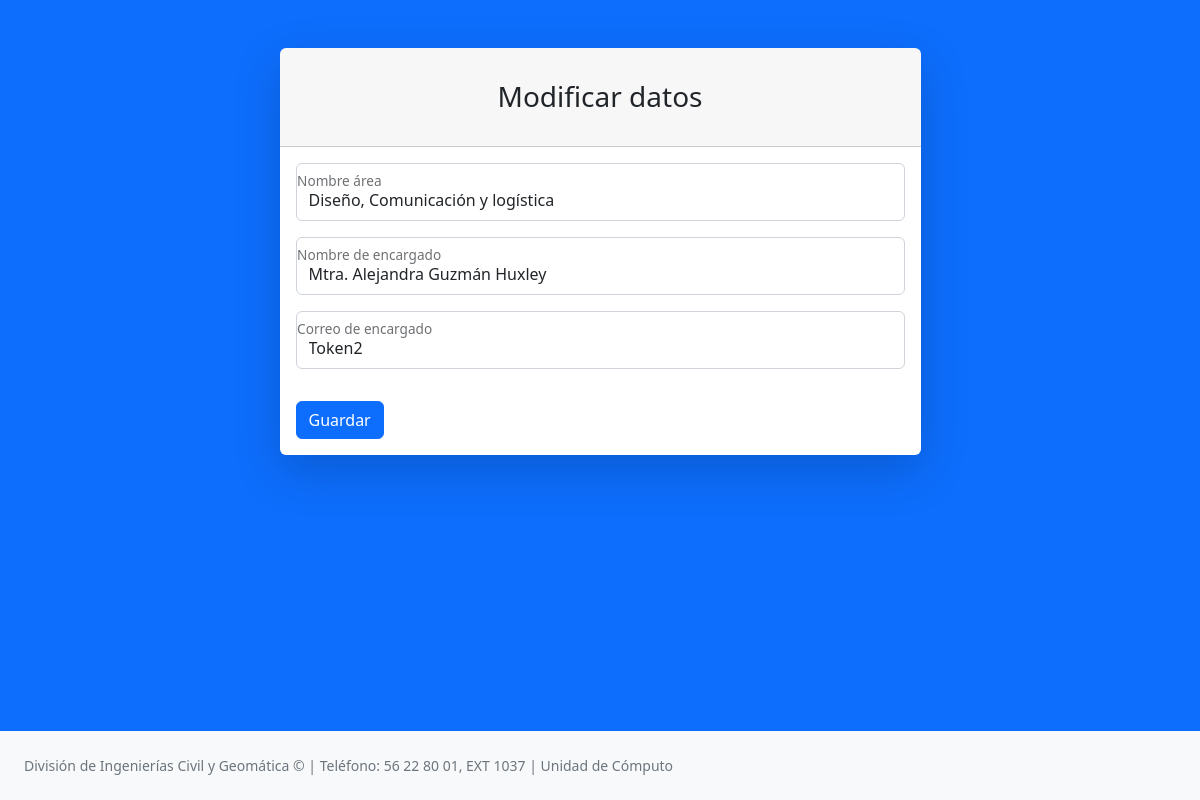
Page /SistemaAsistencias/ModificarArea.php?id=2 on the committed database.
### tables this page shows
CREATE TABLE `area` (
  `idArea` int(11) NOT NULL,
  `nombreArea` varchar(60) NOT NULL,
  `nombreAyudante` varchar(60) NOT NULL,
  `Token` varchar(30) NOT NULL
);

### SistemaAsistencias/ModificarArea.php (the view, shortened to what this page needs)
<?php
$mysqli = new mysqli("localhost", "root", "", "sistema");
$idArea = $_GET['id'];
$sql = "SELECT * FROM area WHERE idArea = $idArea";
$result = $mysqli->query($sql);
if ($result->num_rows > 0) {
    $row = $result->fetch_assoc();
    $nombreArea = $row['nombreArea'];
    $nombreAyudante = $row['nombreAyudante'];
    $Token = $row['Token'];
} else {
    echo "No se encontró el área con ID: $idArea";
}
?>
<!DOCTYPE html>
<html lang="es">
    <head>
        <link href="css/styles.css" rel="stylesheet" />
    </head>
    <body class="bg-primary">
        <div id="layoutAuthentication">
            <div id="layoutAuthentication_content">
                <main>
                    <div class="container">
                        <div class="row justify-content-center">
                            <div class="col-lg-7">
                                <div class="card shadow-lg border-0 rounded-lg mt-5">
                                    <div class="card-header"><h3 class="text-center font-weight-light my-4">Modificar datos</h3></div>
                                    <div class="card-body">
                                    <form method="POST" action="ModificarArea.php?id=<?php echo $idArea; ?>">
                                        <div class="row mb-3">
                                            <div class="form-floating mb-3">
                                                <input class="form-control" id="inputLastName" type="text" name="nombreArea" placeholder="Nombre del área" value="<?php echo $nombreArea; ?>" />
                                                <label for="inputLastName">Nombre área</label>
                                            </div>
                                            <div class="form-floating mb-3">
                                                <input class="form-control" id="inputLastName" type="text" name="nombreAyudante" placeholder="Nombre del encargado" value="<?php echo $nombreAyudante; ?>" />
                                                <label for="inputLastName">Nombre de encargado</label>
                                            </div>
                                            <div class="form-floating mb-3">
                                                <input class="form-control" id="inputToken" type="text" name="Token" placeholder="Clave de registro" value="<?php echo $Token; ?>" />
                                                <label for="inputEmail">Correo de encargado</label>
                                            </div>
                                        </div>
                                        <button class="btn btn-primary" type="submit">Guardar</button>
                                    </form>
                                    </div>
                                </div>
                            </div>
                        </div>
                    </div>
                </main>
            </div>
            <div id="layoutAuthentication_footer">
            <footer class="py-4 bg-light mt-auto">
                    <div class="container-fluid px-4">
                        <div class="d-flex align-items-center justify-content-between small">
                            <div class="text-muted">División de Ingenierías Civil y Geomática &copy; | Teléfono: 56 22 80 01, EXT 1037  | Unidad de Cómputo </div>
                        </div>
                    </div>
                </footer>
            </div>
        </div>
    </body>
</html>

### rows in the picture
area: nombreArea "Diseño, Comunicación y logística", nombreAyudante "Mtra. Alejandra Guzmán Huxley", Token "Token2"
